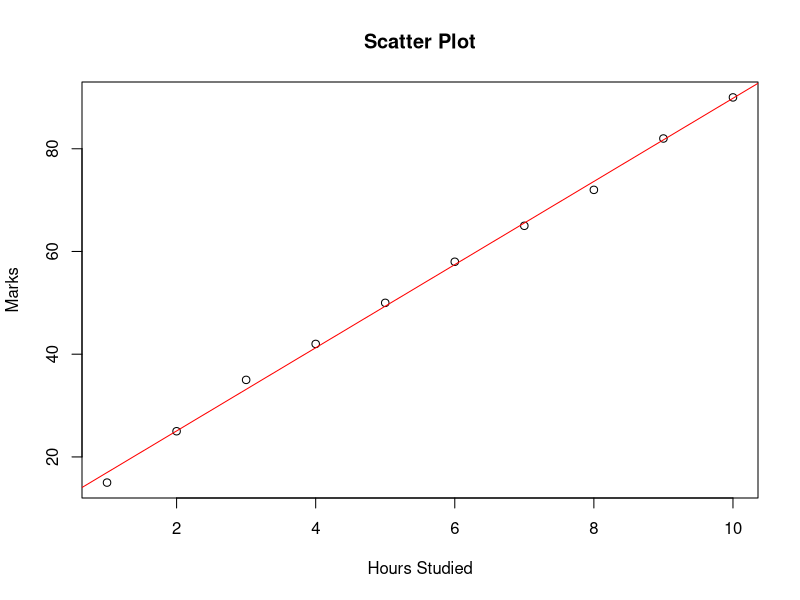
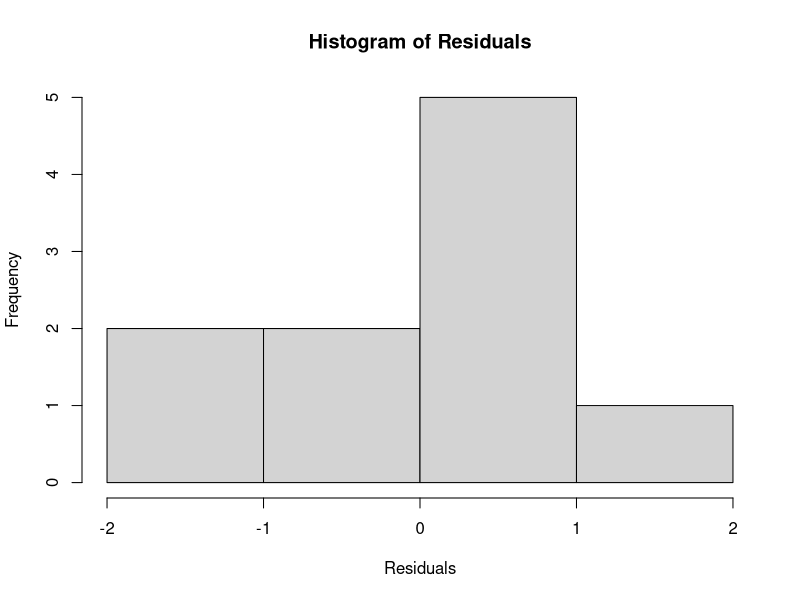
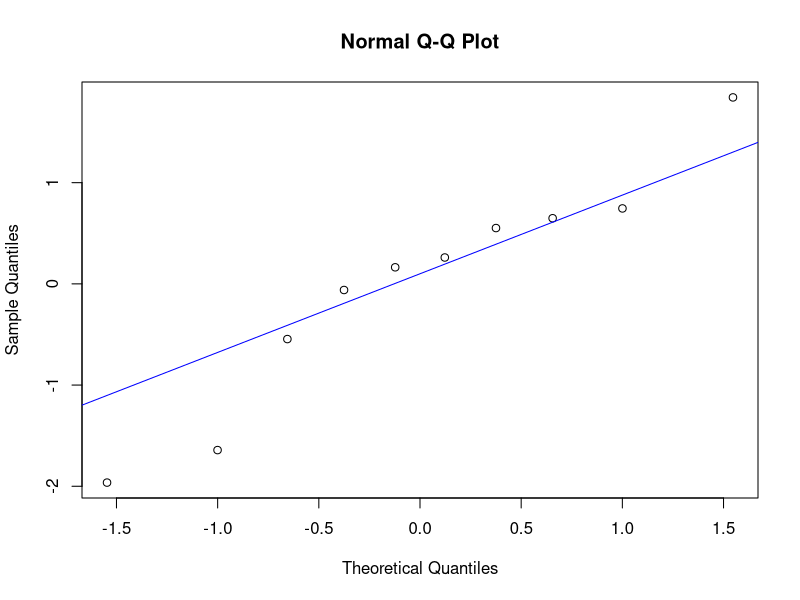
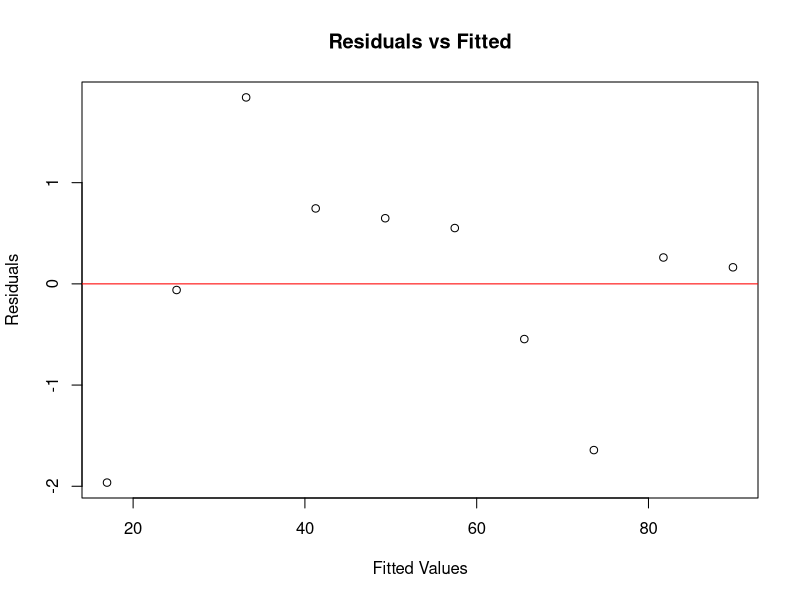

These charts were generated, in order, by the following R code:
install.packages("lmtest")

library(lmtest)
Hours <- c(1,2,3,4,5,6,7,8,9,10)
Marks <- c(15,25,35,42,50,58,65,72,82,90)
data <- data.frame(Hours, Marks)

model <- lm(Marks ~ Hours, data=data)

summary(model)

plot(Hours, Marks,
     main="Scatter Plot",
     xlab="Hours Studied",
     ylab="Marks")
abline(model, col="red")

residuals_model <- residuals(model)

hist(residuals_model,
     main="Histogram of Residuals",
     xlab="Residuals")

qqnorm(residuals_model)
qqline(residuals_model, col="blue")

shapiro.test(residuals_model)
plot(fitted(model),
     residuals_model,
     main="Residuals vs Fitted",
     xlab="Fitted Values",
     ylab="Residuals")
abline(h=0, col="red")

bptest(model)
